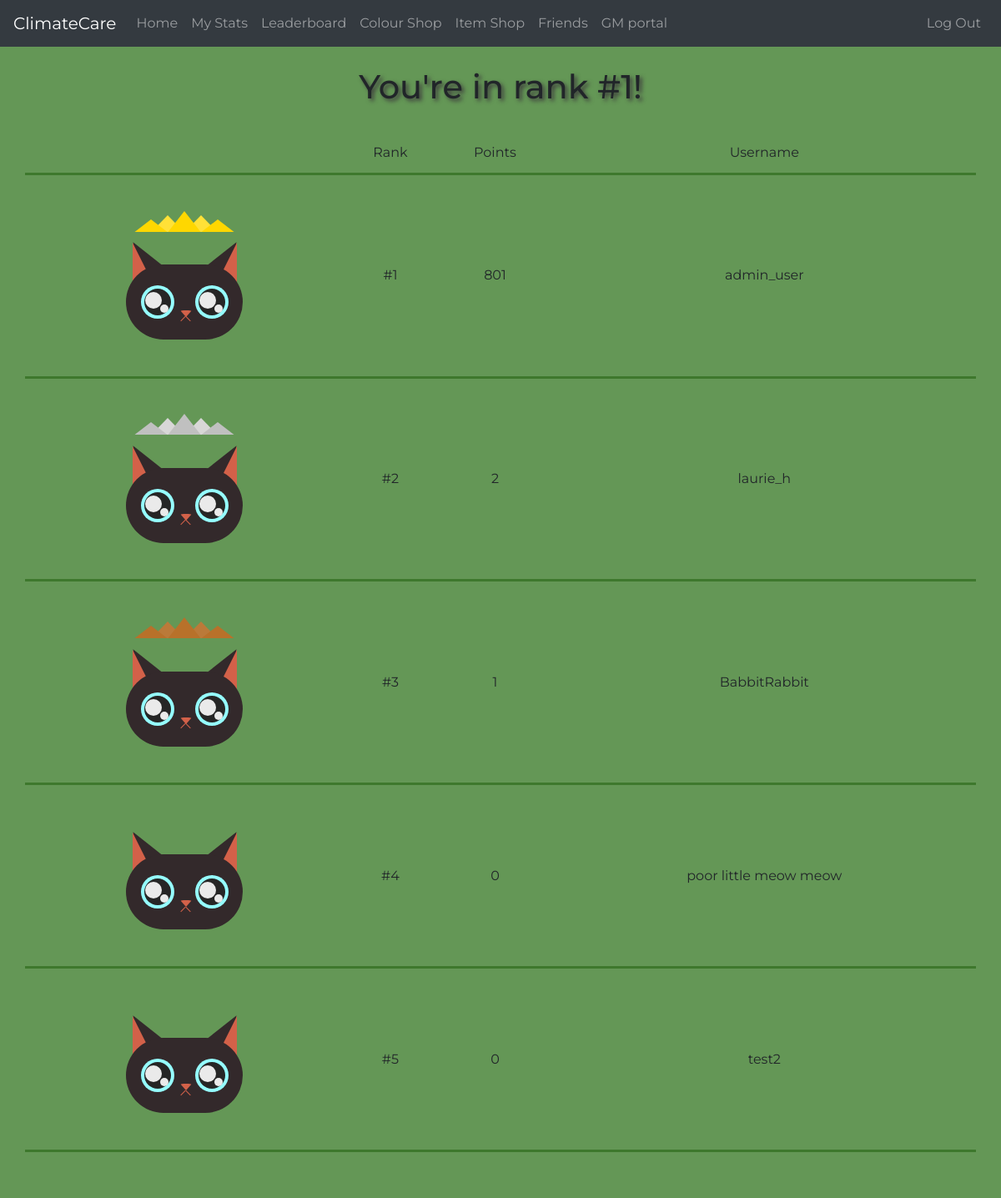
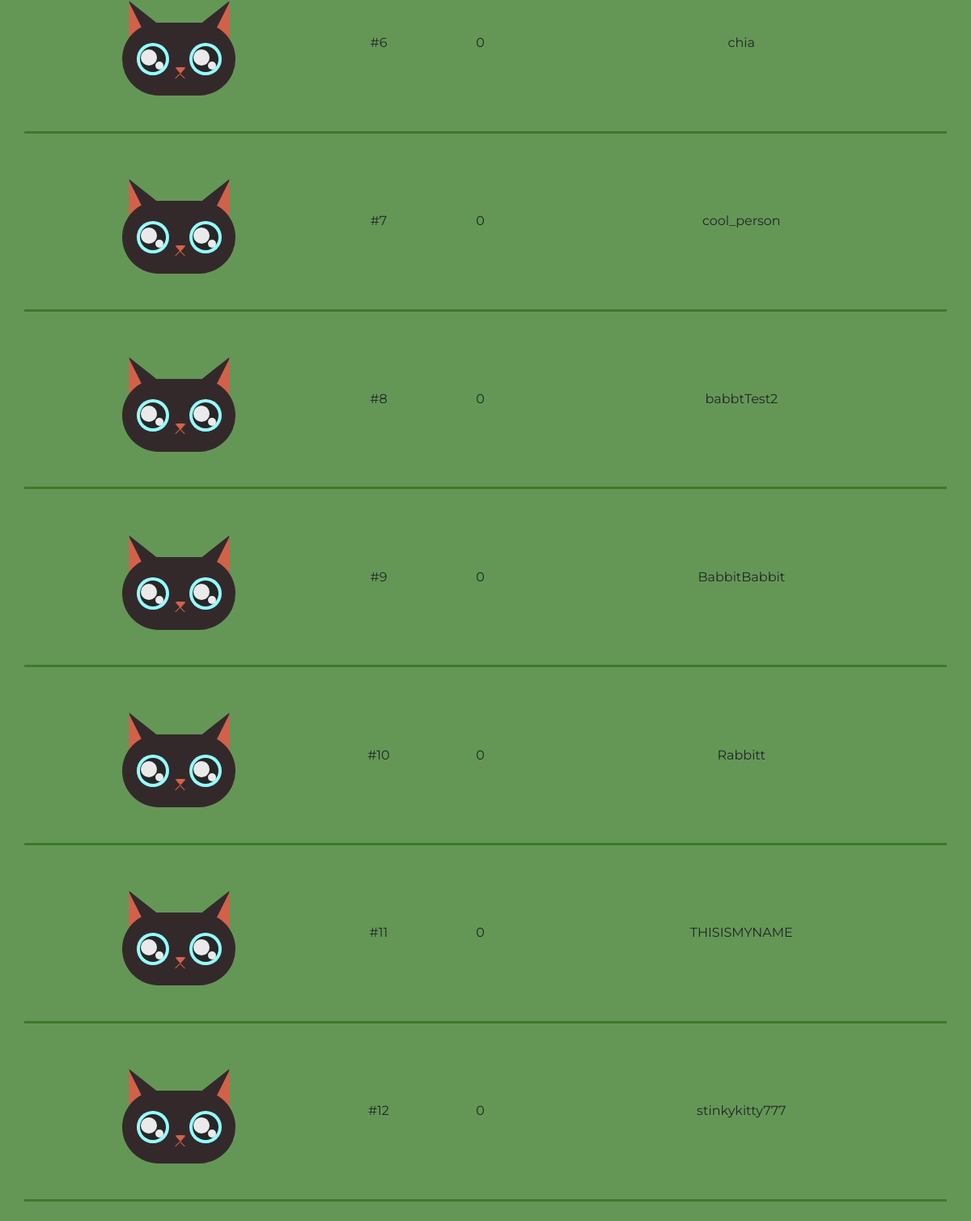
/climate/leaderboard (signed in), run on the app's committed database (2 pictures, top to bottom).
### climate/models.py (models this page shows)
class Colour(models.Model):
    colour_id = models.CharField(primary_key=True, max_length=16)
    colour_hex_val = models.CharField(max_length=10)
    colour_hex_val_patch = models.CharField(max_length=10, default="", null=True)
    colour_cost = models.IntegerField(null=False, default=0)

### climate/views.py (the view)
# urls.py: path('leaderboard', views.leaderboard_page, name='leaderboard'),
@login_required(login_url='loginPage')
def leaderboard_page(request):
    leaderboard_data = return_leaderboard() #returns a list of dictionaries for
    user_rank = return_ranking(request.user.username)
    return render(request, 'leaderboard.html', {'data':leaderboard_data, 'rank':user_rank})

### climate/views.py (called while the page is built)
def return_leaderboard():
    leaderboard_output = [] #this is the ouput data, a list of dictionaries
    max_items = len(list(Profile.objects.all()))
    if max_items > 20: #ensures no more than 20 items are retrieved
        max_items = 20
    top_profiles = list(Profile.objects.all())[0:max_items] #retrieves the
    for i in top_profiles:
        username = (i.user).username
        points = i.points
        creature_eye_colour = i.creature.eye_colour
        creature_fur_colour = i.creature.fur_colour
        temp_dictionary = {
            "username": username,
            "points": points,
            "creature_eye_colour": creature_eye_colour,
            "creature_fur_colour": creature_fur_colour
        }
        leaderboard_output.append(temp_dictionary)
    return leaderboard_output

def return_ranking(username_required):
    all_profiles = list(Profile.objects.all())
    user_found = False
    search_count = 0
    while (user_found == False) and (search_count < len(all_profiles)):
        if all_profiles[search_count].user.username == username_required:
            user_found = True
        search_count = search_count + 1
    return search_count

### users/context_processors.py (called while the page is built)
def dev_or_gm_context(request):
    dev_or_gm_bool = is_dev_or_gm(request)
    return {
        'dev_or_gm_bool': dev_or_gm_bool
    }

### climate/templates/leaderboard.html (shortened to what this page needs)
{% extends "base.html" %}
{% load static %}
{% block head %}
    <link rel="stylesheet" type="text/css" href="{% static 'leaderboard.css' %}">
{% endblock %}
{% block content %}
    <br>
    <h1 id="own-rank">You're in rank #{{ rank }}!</h1>
    <br>
    <table class="container" id="leaderboard">
        <tr>
            <th></th>
            <th>Rank</th>
            <th>Points</th>
            <th>Username</th>
        </tr>
        {% for row in data %}
            <tr>
                <th>
                    <div class="first">
                        {% if forloop.counter == 1 %}
                            <div class="crown">
                                <div class="gold crown-point _1"></div>
                                <div class="gold2 crown-point _2"></div>
                                <div class="gold crown-point _3"></div>
                                <div class="gold2 crown-point _4"></div>
                                <div class="gold crown-point _5"></div>
                            </div>
                        {% endif %}
                        {% if forloop.counter == 2 %}
                            <div class="crown">
                                <div class="silver crown-point _1"></div>
                                <div class="silver2 crown-point _2"></div>
                                <div class="silver crown-point _3"></div>
                                <div class="silver2 crown-point _4"></div>
                                <div class="silver crown-point _5"></div>
                            </div>
                        {% endif %}
                        {% if forloop.counter == 3 %}
                            <div class="crown">
                                <div class="bronze crown-point _1"></div>
                                <div class="bronze2 crown-point _2"></div>
                                <div class="bronze crown-point _3"></div>
                                <div class="bronze2 crown-point _4"></div>
                                <div class="bronze crown-point _5"></div>
                            </div>
                        {% endif %}
                        <div class="cat-icon" id="cat{{ forloop.counter }}">
                            <div class="face" id="face{{ forloop.counter }}" data-colour="{{ row.creature }}">
                                <div class="inner-l"></div>
                                <div class="inner-r"></div>
                                <div class="eye-l">
                                    <div class="eyeball"><div class="eyeshine"><div class="eyeshine2"></div></div></div>
                                </div>
                                <div class="eye-r">
                                    <div class="eyeball"><div class="eyeshine"><div class="eyeshine2"></div></div></div>
                                </div>
                                <div class="nose">
                                    <div class="l1"></div>
                                    <div class="l2"></div>
                                </div>
                            </div>
                        </div>
                    </div>
                </th>
                <th>
                    #{{ forloop.counter }}
                </th>
                <th>{{ row.points }}</th>
                <th>{{ row.username }}</th>
            </tr>
        {% endfor %}
    </table>
    <br>
{% endblock %}

### climate/templates/base.html (shortened to what this page needs)
<!DOCTYPE html>
<html lang="en">
    <head>
        <link rel="stylesheet" href="https://cdn.jsdelivr.net/npm/bootstrap@4.0.0/dist/css/bootstrap.min.css">
        {% block head %}{% endblock %}
    </head>
    <body>
        {% block navbar %}
            <nav class="navbar navbar-expand-md bg-dark navbar-dark">
                <span class="navbar-brand">ClimateCare</span>
                <div class="collapse navbar-collapse justify-content-between" id="collapsibleNavbar">
                    <ul class="navbar-nav">
                        <li class="nav-item">
                            <a class="nav-link" href="{% url 'kitty' %}">Home</a>
                        </li>
                        <li class="nav-item">
                            <a class="nav-link" href="{% url 'my_stats' %}">My Stats</a>
                        </li>
                        <li class="nav-item">
                            <a class="nav-link" href="{% url 'leaderboard' %}">Leaderboard</a>
                        </li>
                        <li class="nav-item">
                            <a class="nav-link" href="{% url 'colour_shop' %}">Colour Shop</a>
                        </li>
                        <li class="nav-item">
                            <a class="nav-link" href="{% url 'item_shop' %}">Item Shop</a>
                        </li>
                        <li class="nav-item">
                            <a class="nav-link" href="{% url 'friend' %}">Friends</a>
                        </li>
                        {% if dev_or_gm_bool %}
                        <li class="nav-item">
                            <a class="nav-link" href="{% url 'game_masters' %}">GM portal</a>
                        </li>
                        {% endif %}
                    </ul>
                    <ul class="navbar-nav">
                        <li class="nav-item">
                            <a class="nav-link" href="{% url 'logoutPage' %}">Log Out</a>
                        </li>
                    </ul>
                </div>
            </nav>
        {% endblock %}
        {% block content %}{% endblock %}
    </body>
</html>

### climate/static/leaderboard.css (style rules this page uses)
:root { --c: #33292b; }
* { font-family: "Montserrat", sans-serif; }
body { background-color: #649756; }
h1 { font-family: "Montserrat", sans-serif; text-shadow: 3px 3px 5px #3e3d3d; }
#own-rank { text-align: center; }
table { border-collapse: collapse; }
td, th, tr { padding: 1%; text-align: center; font-family: "Montserrat", sans-serif; font-weight: normal; }
tr:nth-child(n+1) { border-bottom: 3px solid rgba(25, 90, 5, 0.5); }
.first { margin-top: 11%; margin-bottom: 5%; }
.crown { padding: 0%; width: max-content; height: fit-content; display: inline-flex; flex-wrap: nowrap; animation: pulse 4s ease infinite; }
.crown-point { margin: auto; width: 0; height: 0; border-left: 10px solid transparent; border-right: 10px solid transparent; border-bottom: 15px solid; }
.gold { border-bottom: 10px solid #FFD700; z-index: 1; }
.silver { border-bottom: 10px solid #C0C0C0; z-index: 1; }
.bronze { border-bottom: 10px solid #b8712a; z-index: 1; }
.gold2 { border-bottom: 10px solid #ffe137; z-index: 0; }
.silver2 { border-bottom: 10px solid #d8d7d7; z-index: 0; }
.bronze2 { border-bottom: 10px solid #bb7a39; z-index: 0; }
._1 { transform: scale(1.95, 1.5); transform-origin: bottom; }
._2 { transform: scale(1.95, 2); transform-origin: bottom; }
._3 { transform: scale(1.95, 2.5); transform-origin: bottom; }
._4 { transform: scale(1.95, 2); transform-origin: bottom; }
._5 { transform: scale(1.95, 1.5); transform-origin: bottom; }
.cat-icon { margin: auto; width: fit-content; height: fit-content; padding-top: 9%; padding-bottom: 4%; }
.face { background-color: #33292b; height: 90px; width: 140px; border-radius: 50px; position: relative; }
.face:before, .face:after { position: absolute; content: ""; width: 0; height: 0; border-bottom: 50px solid #33292b; border-color: var(--c); border-left: 20px solid transparent; border-right: 20px solid transparent; z-index: -2; }
.face:before { bottom: 70px; left: 1px; transform: rotate(-30deg); animation: ear-l 10s infinite; }
.face:after { bottom: 70px; left: 100px; transform: rotate(30deg); }
.inner-l { width: 0; height: 0; border-bottom: 50px solid #d36149; border-right: 25px solid transparent; position:relative; z-index: -1; bottom: 26px; left: 8px; animation: inner-ear-l 10s infinite; }
.inner-r { bottom: 76px; left: 108px; width: 0; height: 0; border-bottom: 50px solid #d36149; border-left: 25px solid transparent; position:relative; z-index: -1; }
.eye-l,.eye-r { background-color: #95fdff; height: 40px; width: 40px; border-radius: 50%; position: relative; z-index: 2; }
.eye-l { bottom: 75px; left: 18px; animation: blink-outer 5s infinite; }
.eye-r { bottom: 115px; left: 83px; animation: blink-outer 5s infinite; }
.eyeball { background-color: #262626; height: 32px; width: 32px; border-radius: 50%; position: relative; top: 4px; left: 4px; animation: blink 5s infinite; }
.eyeshine { background-color: #eaeaea; height: 20px; width: 20px; border-radius: 50%; position: absolute; top: 4px; left: 1px; animation: eyeshine-rotate 1s infinite; }
.eyeshine2 { background-color: #eaeaea; height: 10px; width: 10px; border-radius: 50%; position: absolute; top: 15px; left: 18px; animation: eyeshine-rotate 1s infinite; }
.nose { height: 0px; width: 0px; border-top: 8px solid #d36149; border-left: 7px solid transparent; border-right: 7px solid transparent; border-radius: 30%; position: relative; bottom: 125px; left: 65px; }
.l1,.l2 { background-color: #d36149; height: 8px; width: 1px; position: relative; }
.l1 { transform: rotate(45deg); right: 3.5px; bottom: 1.5px; }
.l2 { transform: rotate(-45deg); bottom: 9.5px; left: 2px; }

### climate/templates/base.html (style rules this page uses)
* { font-family: "Montserrat", sans-serif; }

### data on the page
Colour: points "801", username "admin_user", points "2", username "laurie_h", points "1", username "BabbitRabbit", points "0", username "poor little meow meow", username "test2", username "chia", username "cool_person", username "babbtTest2", username "BabbitBabbit", username "Rabbitt", username "THISISMYNAME", username "stinkykitty777"

### other printed values
{{ rank }} "1"
